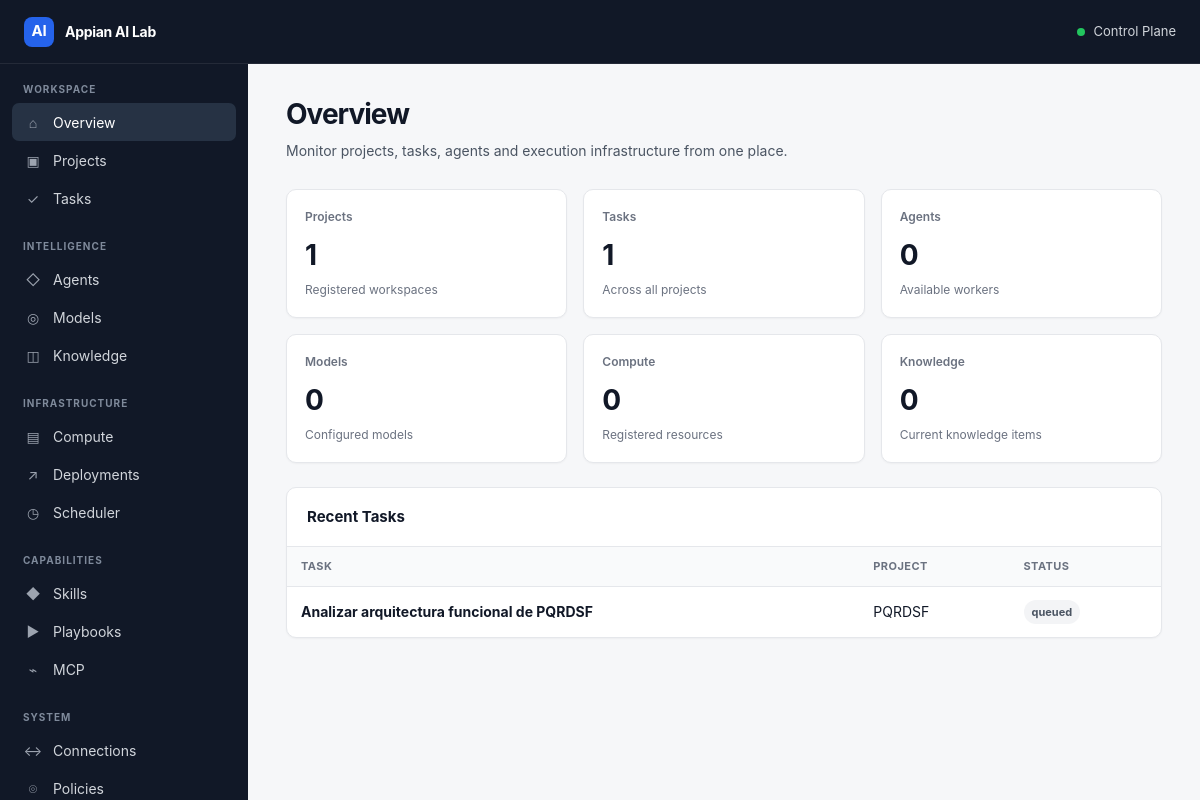
The app's page /, older data.
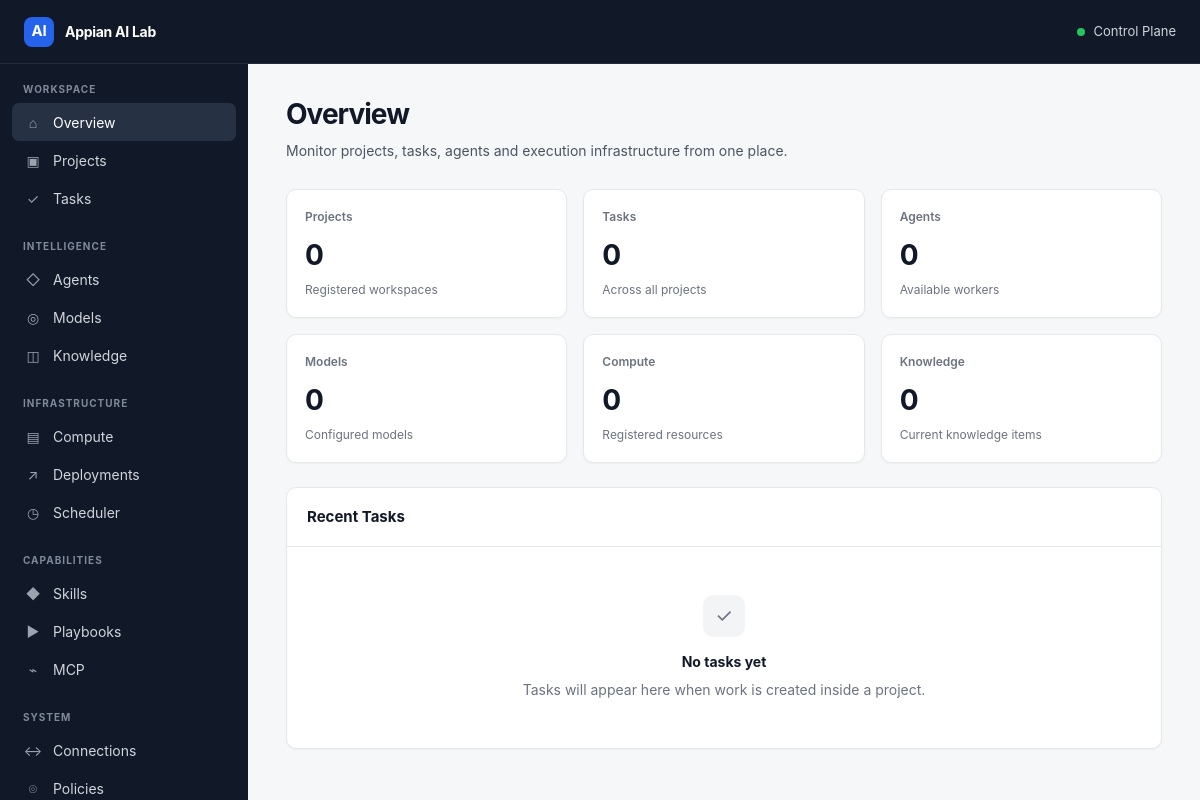
The same page, newer data.
### tables this page shows
CREATE TABLE tasks (
            id INTEGER PRIMARY KEY AUTOINCREMENT,
            project_id INTEGER NOT NULL,
            parent_task_id INTEGER,
            workspace_id INTEGER,
            environment_id INTEGER,
            agent_id INTEGER,
            model_id INTEGER,
            preferred_compute_profile_id INTEGER,
            task_type TEXT NOT NULL DEFAULT 'standard',
            title TEXT NOT NULL,
            objective TEXT,
            status TEXT NOT NULL DEFAULT 'queued',
            priority INTEGER NOT NULL DEFAULT 0,
            created_at TEXT NOT NULL DEFAULT CURRENT_TIMESTAMP,
            started_at TEXT,
            completed_at TEXT,
            updated_at TEXT NOT NULL DEFAULT CURRENT_TIMESTAMP,
            FOREIGN KEY(project_id) REFERENCES projects(id) ON DELETE CASCADE,
            FOREIGN KEY(parent_task_id) REFERENCES tasks(id) ON DELETE SET NULL,
            FOREIGN KEY(workspace_id) REFERENCES workspaces(id) ON DELETE SET NULL,
            FOREIGN KEY(environment_id) REFERENCES environments(id) ON DELETE SET NULL,
            FOREIGN KEY(agent_id) REFERENCES agents(id) ON DELETE SET NULL,
            FOREIGN KEY(model_id) REFERENCES models(id) ON DELETE SET NULL,
            FOREIGN KEY(preferred_compute_profile_id) REFERENCES compute_profiles(id) ON DELETE SET NULL
        );

CREATE TABLE projects (
            id INTEGER PRIMARY KEY AUTOINCREMENT,
            name TEXT NOT NULL UNIQUE,
            description TEXT,
            status TEXT NOT NULL DEFAULT 'active',
            created_at TEXT NOT NULL DEFAULT CURRENT_TIMESTAMP,
            updated_at TEXT NOT NULL DEFAULT CURRENT_TIMESTAMP
        );

### app.py (the view)
@app.get("/", response_class=HTMLResponse)
def dashboard(request: Request):
    conn = get_connection()
    counts = {}
    for table in [
        "projects",
        "repositories",
        "workspaces",
        "tasks",
        "agents",
        "models",
        "compute_profiles",
        "knowledge_items",
        "skills",
        "playbooks",
        "mcp_servers",
    ]:
        counts[table] = conn.execute(
            f"SELECT COUNT(*) FROM {table}"
        ).fetchone()[0]
    tasks = conn.execute(
        """
        SELECT
            tasks.id,
            tasks.title,
            tasks.status,
            projects.name AS project_name
        FROM tasks
        JOIN projects
            ON projects.id = tasks.project_id
        ORDER BY tasks.id DESC
        LIMIT 10
        """
    ).fetchall()
    conn.close()
    return templates.TemplateResponse(
        request=request,
        name="dashboard.html",
        context={
            "counts": counts,
            "tasks": tasks,
            "active_page": "dashboard",
        },
    )

### templates/dashboard.html (shortened to what this page needs)
{% extends "base.html" %}
{% block content %}
<div class="page-header">
    <div>
        <h1 class="page-title">
            Overview
        </h1>
        <p class="page-description">
            Monitor projects, tasks, agents and execution
            infrastructure from one place.
        </p>
    </div>
</div>
<div class="card-grid">
    <div class="card stat-card">
        <div class="stat-label">Projects</div>
        <div class="stat-value">
            {{ counts.projects }}
        </div>
        <div class="stat-detail">
            Registered workspaces
        </div>
    </div>
    <div class="card stat-card">
        <div class="stat-label">Tasks</div>
        <div class="stat-value">
            {{ counts.tasks }}
        </div>
        <div class="stat-detail">
            Across all projects
        </div>
    </div>
    <div class="card stat-card">
        <div class="stat-label">Agents</div>
        <div class="stat-value">
            {{ counts.agents }}
        </div>
        <div class="stat-detail">
            Available workers
        </div>
    </div>
    <div class="card stat-card">
        <div class="stat-label">Models</div>
        <div class="stat-value">
            {{ counts.models }}
        </div>
        <div class="stat-detail">
            Configured models
        </div>
    </div>
    <div class="card stat-card">
        <div class="stat-label">Compute</div>
        <div class="stat-value">
            {{ counts.compute_profiles }}
        </div>
        <div class="stat-detail">
            Registered resources
        </div>
    </div>
    <div class="card stat-card">
        <div class="stat-label">Knowledge</div>
        <div class="stat-value">
            {{ counts.knowledge_items }}
        </div>
        <div class="stat-detail">
            Current knowledge items
        </div>
    </div>
</div>
<div style="height: 24px;"></div>
<div class="card">
    <div class="card-header">
        <div>
            <h2 class="card-title">
                Recent Tasks
            </h2>
        </div>
    </div>
    {% if tasks %}
    <div class="table-wrap">
        <table class="data-table">
            <thead>
                <tr>
                    <th>Task</th>
                    <th>Project</th>
                    <th>Status</th>
                </tr>
            </thead>
            <tbody>
                {% for task in tasks %}
                <tr>
                    <td>
                        <strong>
                            {{ task.title }}
                        </strong>
                    </td>
                    <td>
                        {{ task.project_name }}
                    </td>
                    <td>
                        <span class="badge badge-neutral">
                            {{ task.status }}
                        </span>
                    </td>
                </tr>
                {% endfor %}
            </tbody>
        </table>
    </div>
    {% else %}
    <div class="empty-state">
        <div class="empty-state-icon">
            ✓
        </div>
        <p class="empty-state-title">
            No tasks yet
        </p>
        <p class="empty-state-description">
            Tasks will appear here when work is created
            inside a project.
        </p>
    </div>
    {% endif %}
</div>
{% endblock %}

Row changes from the older to the newer data that the page shows:
removed tasks: title "Analizar arquitectura funcional de PQRDSF", project_name "PQRDSF", status "queued"
Text that changed along with them:
{{ counts.projects }}: "1" → "0"
{{ counts.tasks }}: "1" → "0"
text no longer shown: "TASK PROJECT STATUS"
text now shown: "✓ No tasks yet Tasks will appear here when work is created inside a project."
